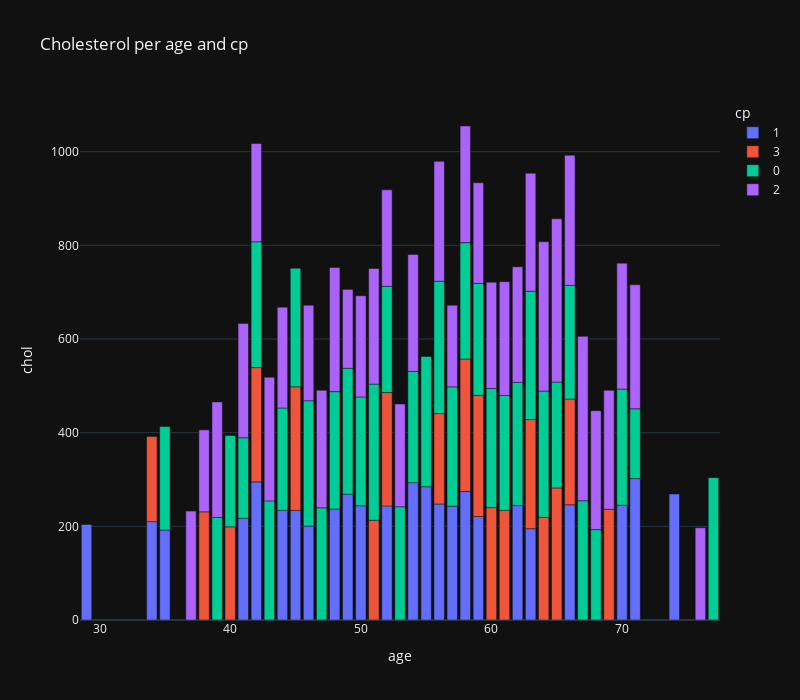

Notebook code cell kept with this figure:
### Markdown cell above
# 9.Bar Plot

### Code cell
fig = px.bar(
    grouped,
    x='age',
    y='chol',
    color='cp',
    title='Cholesterol per age and cp',
    width = 800,
    height= 700
)
fig.show()

### Figure 1 — Plotly figure (JSON) as saved in the notebook; plotly's stock layout.template omitted (floating-point values rounded to 4 significant figures)
{"data": [{"alignmentgroup": "True", "hovertemplate": "cp=1<br>age=%{x}<br>chol=%{y}<extra></extra>", "legendgroup": "1", "marker": {"color": "#636efa", "pattern": {"shape": ""}}, "name": "1", "offsetgroup": "1", "orientation": "v", "showlegend": true, "textposition": "auto", "x": [29, 34, 35, 41, 42, 44, 45, 46, 48, 49, 50, 52, 54, 55, 56, 57, 58, 59, 62, 63, 66, 70, 71, 74], "xaxis": "x", "y": [204.0, 210.0, 192.0, 217.2, 295.0, 234.0, 234.0, 200.5, 237.0, 268.5, 244.0, 243.7, 293.3, 284.7, 247.8, 243.0, 274.3, 221.0, 244.5, 195.0, 246.0, 245.0, 302.0, 269.0], "yaxis": "y", "type": "bar"}, {"alignmentgroup": "True", "hovertemplate": "cp=3<br>age=%{x}<br>chol=%{y}<extra></extra>", "legendgroup": "3", "marker": {"color": "#EF553B", "pattern": {"shape": ""}}, "name": "3", "offsetgroup": "3", "orientation": "v", "showlegend": true, "textposition": "auto", "x": [34, 38, 40, 42, 45, 51, 52, 56, 58, 59, 60, 61, 63, 64, 65, 66, 69], "xaxis": "x", "y": [182.0, 231.0, 199.0, 244.0, 264.0, 213.0, 242.0, 193.0, 283.0, 258.8, 240.0, 234.0, 233.0, 219.0, 282.0, 226.0, 236.5], "yaxis": "y", "type": "bar"}, {"alignmentgroup": "True", "hovertemplate": "cp=0<br>age=%{x}<br>chol=%{y}<extra></extra>", "legendgroup": "0", "marker": {"color": "#00cc96", "pattern": {"shape": ""}}, "name": "0", "offsetgroup": "0", "orientation": "v", "showlegend": true, "textposition": "auto", "x": [35, 39, 40, 41, 42, 43, 44, 45, 46, 47, 48, 49, 50, 51, 52, 53, 54, 55, 56, 57, 58, 59, 60, 61, 62, 63, 64, 65, 66, 67, 68, 70, 71, 77], "xaxis": "x", "y": [221.0, 219.0, 195.0, 172.0, 268.7, 254.3, 218.7, 253.2, 267.7, 239.5, 250.7, 269.0, 232.3, 290.8, 226.8, 241.8, 237.3, 278.2, 282.6, 254.8, 248.5, 238.9, 254.3, 245.5, 262.9, 274.0, 269.8, 226.0, 242.5, 254.7, 193.0, 248.0, 149.0, 304.0], "yaxis": "y", "type": "bar"}, {"alignmentgroup": "True", "hovertemplate": "cp=2<br>age=%{x}<br>chol=%{y}<extra></extra>", "legendgroup": "2", "marker": {"color": "#ab63fa", "pattern": {"shape": ""}}, "name": "2", "offsetgroup": "2", "orientation": "v", "showlegend": true, "textposition": "auto", "x": [37, 38, 39, 41, 42, 43, 44, 46, 47, 48, 49, 50, 51, 52, 53, 54, 56, 57, 58, 59, 60, 61, 62, 63, 64, 65, 66, 67, 68, 69, 70, 71, 76], "xaxis": "x", "y": [232.5, 175.0, 246.7, 244.0, 209.7, 264.0, 215.4, 204.0, 251.0, 265.0, 168.5, 216.0, 246.9, 206.0, 219.7, 249.9, 256.0, 174.3, 249.0, 215.0, 227.0, 243.0, 247.0, 252.0, 319.0, 348.7, 278.0, 351.0, 254.0, 254.0, 269.0, 265.0, 197.0], "yaxis": "y", "type": "bar"}], "layout": {"xaxis": {"anchor": "y", "domain": [0.0, 1.0], "title": {"text": "age"}}, "yaxis": {"anchor": "x", "domain": [0.0, 1.0], "title": {"text": "chol"}}, "legend": {"title": {"text": "cp"}, "tracegroupgap": 0}, "title": {"text": "Cholesterol per age and cp"}, "barmode": "relative", "height": 700, "width": 800}}
